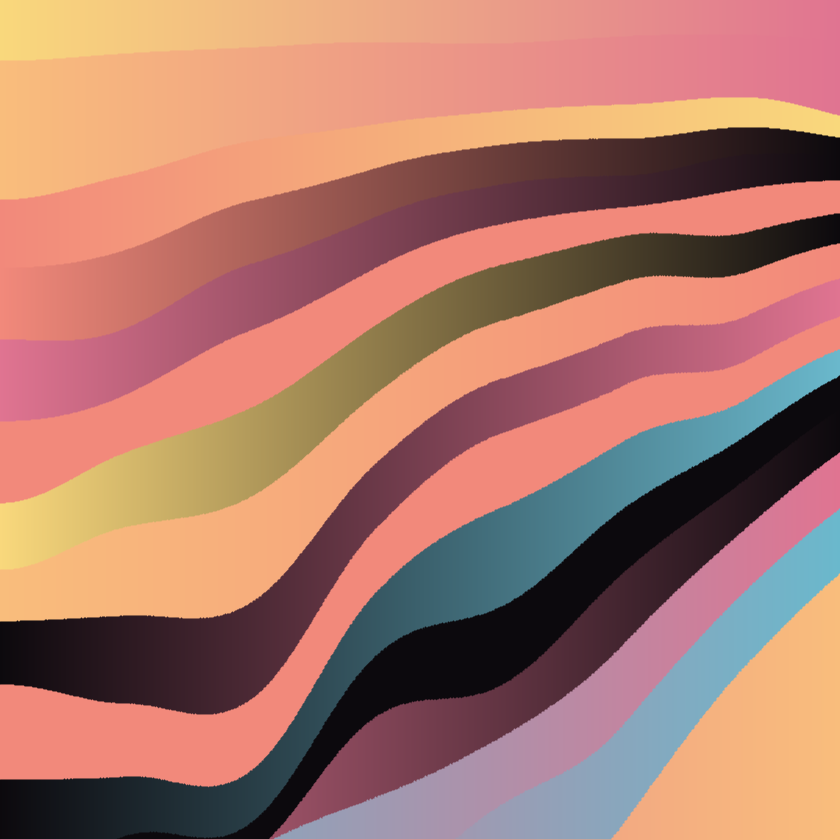
Frame 1 (no input)
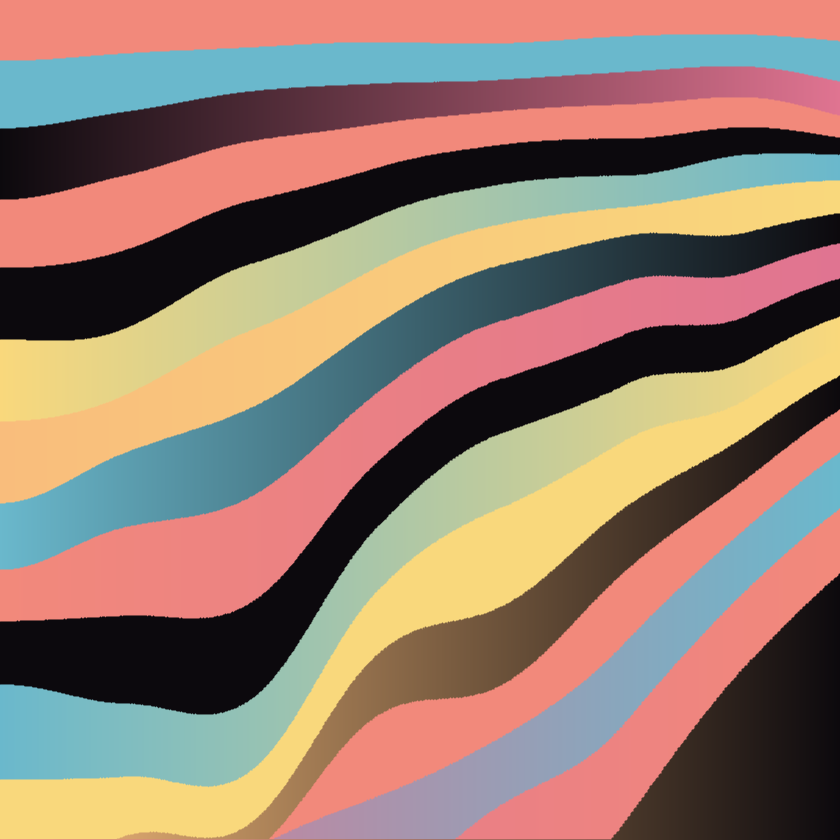
Frame 2 (the mouse pressed at the canvas centre, redrawn once)

The Processing sketch that drew these frames (run headless with seeded random() and noise(); the mouse was pressed at the canvas centre and the sketch redrawn once):

// Processing sketch: sketch__157
// ── sketch__157.pde
void setup() {
  size(840, 840);
  pixelDensity(2);
  noLoop();
}

void draw() {
  background(255);
  waves();
  //tile(0, 0, width);
}
void waves() {
  strokeWeight(2);
  for (float y = 0; y<height*2; y+=100) {
    color c1 = getCol(), c2 = getCol();
    for (float x = 0; x<=width; x+=1) {
      color col = lerpColor(c1,c2,x/width);
      stroke(col);
      line(x,height,x,y*noise(x*0.001,y*0.0005));
    }
  }
}

void tile(float x_, float y_, float w_) {
  
  
  
}
int[] colors = {#0c090d, #e07491, #f2897b, #f9d87c, #6ab8cc, #F9BD7C};
int getCol() {
  return colors[(int)random(colors.length)];
}
